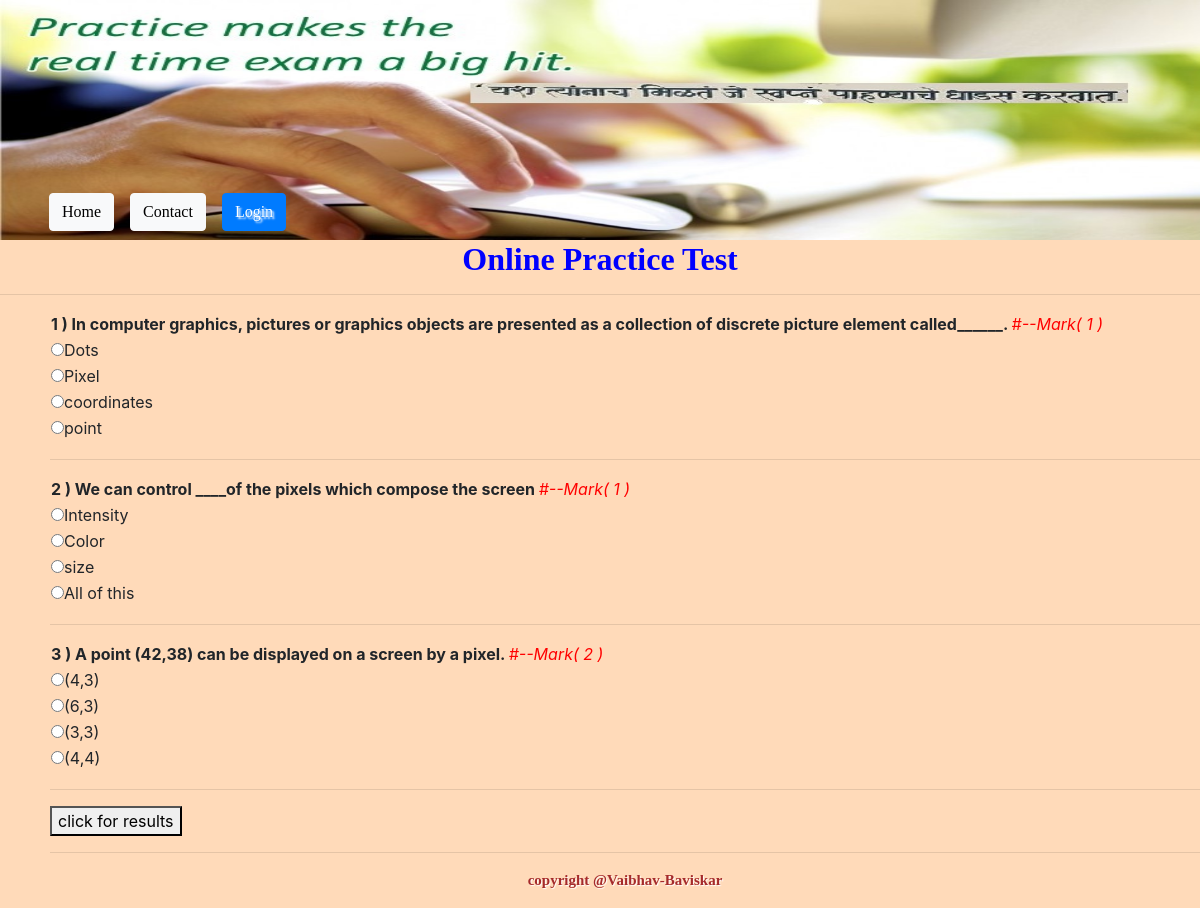
The page /multichoice/exam on the database its author committed.
### multichoice/models.py (models this page shows, shortened)
class Exam(models.Model):
    marks = models.IntegerField(null=True, blank= True)
    Q_No = models.IntegerField()
    Question = models.CharField(max_length=10000)
    option1 = models.CharField(max_length=5000)
    option2 = models.CharField(max_length=5000)
    option3 = models.CharField(max_length=5000, null=True, blank= True)
    option4 = models.CharField(max_length=5000, null=True, blank= True)
    corrans =  models.CharField(max_length=5000)
    class Meta:
        ordering = ('Q_No',)

### multichoice/views.py (the view)
# urls.py: path('exam', views.examonline),
def examonline(request):
    results = Exam.objects.all()
    return render(request,'multichoice/test.html',{'exam':results})

### templates/multichoice/test.html (shortened to what this page needs)
{% extends 'base.html' %}
{%block content%}
{%load crispy_forms_tags%}
<html>
<head>
</head>
<body>
    <center>
        <h1  style="color: darkgreen; text-align: center; font-family: cursive; font-size: xx-large;"><b> Online Practice Test</b></h1>
        <hr/>
    </center>
    <div style="padding-left: 50px;">
            {% for result in exam%}
            <table>
                <tr>
                    <td>
                        <strong>  {{result.Q_No}} ) {{result.Question}} </strong> <i style="color: red;"> #--Mark( {{result.marks}} ) </i>
                    </td>
                </tr>
                <tr>
                    <td>
                        <input type="radio" id="option1" class="rb" name="{{result.Q_No}}" value="{{result.option1}}">{{result.option1}}
                    </td>
                </tr>
                <tr>
                    <td>
                        <input type="radio"  id="option2" class="rb" name="{{result.Q_No}}" value="{{result.option2}}">{{result.option2}}
                    </td>
                </tr>
                <tr>
                    <td>
                        <input type="radio"  id="option3" class="rb" name="{{result.Q_No}}"  value="{{result.option3}}">{{result.option3}}
                    </td>
                </tr>
                <tr>
                    <td>
                        <input type="radio"  id="option4" class="rb" name="{{result.Q_No}}" value="{{result.option4}}">{{result.option4}}
                    </td>
                </tr>
                <tr>
                    <td>
                    </td>
                </tr>
            </table>
            <hr/>
            {%endfor%}
        <Button type="submit"  id="but1" onclick="displayRadioValue();">click for results</Button>
        <hr/>
</body>
</html>
{%endblock%}

### templates/base.html (shortened to what this page needs)
<!DOCTYPE html>
{%load static%}
<html>
<head>
    <link href="/static/style.css" rel="stylesheet" />
    <link rel="stylesheet" href="https://stackpath.bootstrapcdn.com/bootstrap/4.4.1/css/bootstrap.min.css">
    <link rel="stylesheet" href="https://stackpath.bootstrapcdn.com/bootstrap/4.4.1/js/bootstrap.min.js">
    <link rel="stylesheet" href="https://stackpath.bootstrapcdn.com/bootstrap/4.4.1/js/bootstrap.bundle.min.js">
</head>
<body style="background-color:peachpuff;">
<header id="myheader1">
	<img class="w-100 h-100" src="/static/images/banner1.jpg" />
	<div id="headfix">
<nav class="navbar navbar-expand-md navbar-light bg-transparent">
    <div class="collapse navbar-collapse" id="collapsibleNavId">
        <ul class="navbar-nav mr-auto mt-2 mt-lg-0">
            <li class="nav-item active">
                <a class="nav-link" href="/multichoice/home"><strong class="btn btn-light" style="color: black;">Home </strong> <span class="sr-only">(current)</span></a>
            </li>
            <li class="nav-item">
                <a class="nav-link" href="/multichoice/contact"><strong class="btn btn-light" style="color: black;">Contact</strong></a>
            </li>
            {% if user.is_superuser %}
            <li class="nav-item">
                <a class="nav-link" href="/multichoice/studentprofile"><strong class="btn btn-light" style="color: black;">Student Profile</strong></a>
            </li>
            <li class="nav-item">
                <a class="nav-link" href="/multichoice/create/"><b class="btn btn-warning">Create Questions</b></a>
            </li>
            <li class="nav-item">
                <a class="nav-link" href="/multichoice/examlist/"><b class="btn btn-warning">Question List</b></a>
            </li>
            <li class="nav-item">
                <a class="nav-link" href="/admin"><b class="btn btn-warning">Admin</b></a>
            </li>
            <li class="nav-item">
                <a class="nav-link" href="/accounts/logout"><b class="btn btn-danger" style="font-style: normal;">Logout</b></a>
            </li>
			{% else %}
                {% if user.is_authenticated %}
                <li class="nav-item">
                    <a class="nav-link" href="/multichoice/studentprofile"><strong class="btn btn-light" style="color: black;">Student Profiles</strong></a>
                  </li>
				            <li class="nav-item">
                			<a class="nav-link" href="/multichoice/studentprofile/edit/{{ user.studentprofile.id }}"><strong class="btn btn-light" style="color: black;">Edit My Profile</strong></a>
                            </li>
                            <li class="nav-item">
                                <a class="nav-link" href="/accounts/logout"><b class="btn btn-danger" style="font-style: normal;">Logout</b></a>
                            </li>
                            {% else %}
                            <li class="nav-item">
                                <a class="nav-link" href="/accounts/login" ><strong class="btn btn-primary">Login</strong></a>
                            </li>
				{% endif %}
            {% endif %}
        </ul>
    </div>
</nav>
	</div>
</header>
{% block content %}
{% endblock %}
<footer class="myfooler text-center p-0.5">
  <p>copyright @Vaibhav-Baviskar</p>
</footer>
</body>
</html>

### static/style.css (style rules this page uses)
body { background-color: aqua; font-size: 1.2em; background-repeat: no-repeat; background-size: 1350px 1700px; font-family: fantasy; }
h1 { color: red; }
#myheader1 { height: 220px; }
#headfix { position: absolute; top: 170px; left: 25px; }
b { color:blue; }
.myfooler { font-size: 15px; color: brown; text-shadow: 1px 1px 1px white; font-family: cursive; font-weight: bolder; }
#myheader1 { height: 240px; }
#headfix { position: absolute; top: 170px; width: 100%; z-index: 10; }
.navbar { font-size: 30px; color: #400000; text-shadow: 2px 2px 2px white; font-family: cursive; font-weight: bolder; }
.navbar-light .navbar-nav .nav-link { color: #400000; }

### rows shown on the page
Exam: Q_No "1", Question "In computer graphics, pictures or graphics objects are presented as a collection of discrete picture element called______.", marks "1", option1 "Dots", option2 "Pixel", option3 "coordinates", option4 "point"
Exam: Q_No "2", Question "We can control ____of the pixels which compose the screen", marks "1", option1 "Intensity", option2 "Color", option3 "size", option4 "All of this"
Exam: Q_No "3", Question "A point (42,38) can be displayed on a screen by a pixel.", marks "2", option1 "(4,3)", option2 "(6,3)", option3 "(3,3)", option4 "(4,4)"
